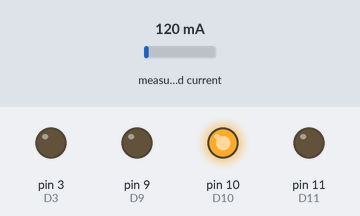
A sketch run on a simulated Arduino Uno, built for the host (arithmetic inside an expression is 32-bit, double 64-bit). On the bench: output pins drawn as LEDs (lit = HIGH). The inputs (shaded band) are chosen by the test bench; at power-on: measured current 120 mA. Pins used as bus, display or sensor lines are not drawn; what the sketch prints to the serial monitor is not drawn.

Above: at 1.2 s.
1.3 s: measured current set to 40 mA
Timing chart, 0 to 4.3 s (numbered marks = the images above; inputs shaded):
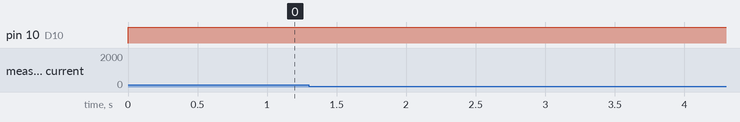

Measured:
- after the input at 1.3 s, every drawn part: stays the same

The sketch:

Control_PI_FIX_INA.ino
```cpp
#define PI 3.1415926535897932384626433832795
#include "SDL_Arduino_INA3221.h"
SDL_Arduino_INA3221 ina3221;

// the three channels of the INA3221 named for SunAirPlus Solar Power Controller channels (www.switchdoc.com)
#define LIPO_BATTERY_CHANNEL 1

float Kp=0.5, Ki=45;//, Td=0;
int D10=10,D4=4,D3=3,D5=5,D9=9,D11=11;
float mil,sec=0,t;
float Out1,Out2,Out1a,Out1b,Out2a,Out2b;
float e,u,un,en,SPo,SensorC=0,IOut=0,IOut_1=0,eKp,DOut=0,DOut_1=0;
float current_mA1 = 0;
float frecuencia=1000;
float T=1/frecuencia;

void setup(){
  Serial.begin(19200);
  pinMode(D10, OUTPUT);
  pinMode(D4, OUTPUT);
  pinMode(D3, OUTPUT);
  pinMode(D5, OUTPUT);
  pinMode(D9, OUTPUT);
  pinMode(D11, OUTPUT);


  //******************************* INA3221*****************************
  ina3221.begin();
  //Serial.print("Manufactures ID=0x");
  int MID;
  MID = ina3221.getManufID();
  //Serial.println(MID,HEX);
  //********************************************************************
  noInterrupts();           // deshabilita las interrupciones

  //**********************TIMER 0**********************

   TCCR0A = 0;                        // importante colocar en cero
   TCCR0B = 0;                        // importante colocar en cero
   TCNT0  = 0;                        // importante colocar en cero

   TCCR0A |= (1 << WGM01);            // CTC mode
   TCCR0B = _BV(CS02)| _BV(CS00);     // Clock/1024   //prescaler1024
   OCR0A  = 15; //(16000000/1024/frec=1000Hz)-1;       //
   TIMSK0 |= (1 << OCIE0A);           // enable

  //*********************TIMER 2***********************

   TCCR2A = 0;                        // importante colocar en cero
   TCCR2B = 0;                        // importante colocar en cero
   TCNT2  = 0;                        // importante colocar en cero

  //*********TIMER 2 Fast PWM 8-bit mode***************
  TCCR2A = _BV(COM2A1) | _BV(COM2B1) | _BV(WGM21) | _BV(WGM20);  //Clear mode
  TCCR2B = (0 << CS22)| _BV(CS20);
  interrupts();
}

ISR(TIMER0_COMPA_vect){          // timer 0  (cada 1 mS)
 mil =mil+1;
 if(mil == 1000.0){
     sec=sec+1.0;
    mil=0;
  }
 t= sec+mil/1000.0;

 //Out1 = 255.0*sin(2.0*PI*0.2*t);     // SENO para EL PIN D3, D4 y D5
 Out2 = 40.0*sin(2.0*PI*0.5*t)+50;    // SENO para EL PIN D11, D10 y D9

SPo=40.0*sin(2.0*PI*0.2*t)+50;

e=SPo-SensorC;

//*******Control Proporcional*********
eKp=Kp*e;
//*******Control Integral*************
IOut=e*Ki*T+IOut_1;
IOut_1=IOut;
//*******Control Derivativo**********
/*
DOut=(e*Td-DOut_1)/T;
DOut_1=e*Td;
*/

u=eKp+IOut;//+DOut;
u=constrain(u,-254,254);

if (Out2 >= 0.0) {  un = u;digitalWrite(D4,HIGH);digitalWrite(D5,LOW);OCR2B  =  Out2;} // D4 y D5 Compuerta AND seno POSITIVO
else { un = -u;digitalWrite(D4,LOW);digitalWrite(D5,HIGH);OCR2B  =  abs(Out2);} // D4 y D5 Compuerta AND seno NEGATIVO

if (SPo >= 0.0) {digitalWrite(D10,HIGH);digitalWrite(D9,LOW);OCR2A=u;SensorC=current_mA1;} // D10 y D9 Compuerta AND seno POSITIVO
else {digitalWrite(D10,LOW);digitalWrite(D9,HIGH);OCR2A=abs(u);SensorC=-current_mA1;} // D10 y 9 Compuerta AND seno NEGATIVO


}

void loop() {

//*************************INA3221*************************************
  current_mA1 = ina3221.getCurrent_mA(LIPO_BATTERY_CHANNEL);
 //*******************************************************************
//**********************Leyendas*********************
  Serial.println("u,e,SPo,SensorC");
  //*************************************************** IMPORTANTE NO MOVER O HAY CONFLICTO CON EL INA3221
Serial.print(u);
Serial.print(",");
Serial.print(e);
Serial.print(",");
Serial.print(SPo);
Serial.print(",");
Serial.println(SensorC);

}
```
